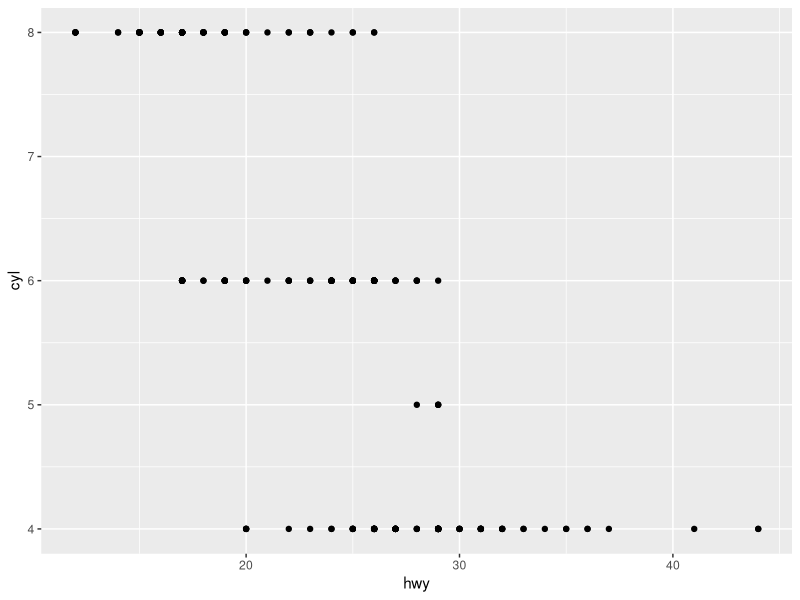
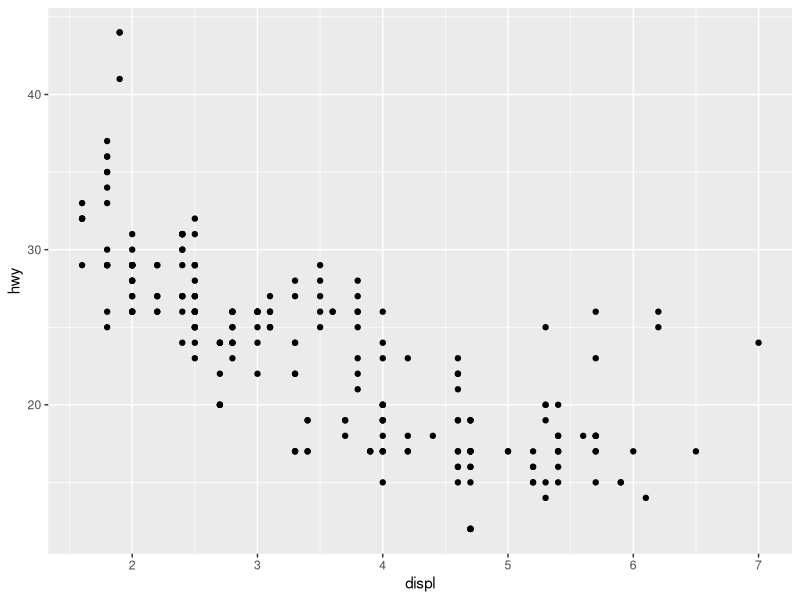

Write R code to recreate these figures, in order.
## ---- chunk 1
knitr::opts_chunk$set(echo = TRUE)
## ---- chunk 2
library(tidyverse)
## ---- chunk 3
test <- data.frame(a = 1:4, b = 5:8)
view(test)
## ---- chunk 4
ggplot(data = mpg) +
  geom_point(mapping = aes(x = hwy, y = cyl))
## ---- chunk 5
ggplot(data = mpg) + 
  geom_point(mapping = aes(x = displ, y = hwy))

filter(mpg, cyl == 8) 
filter(diamonds, carat > 3)
